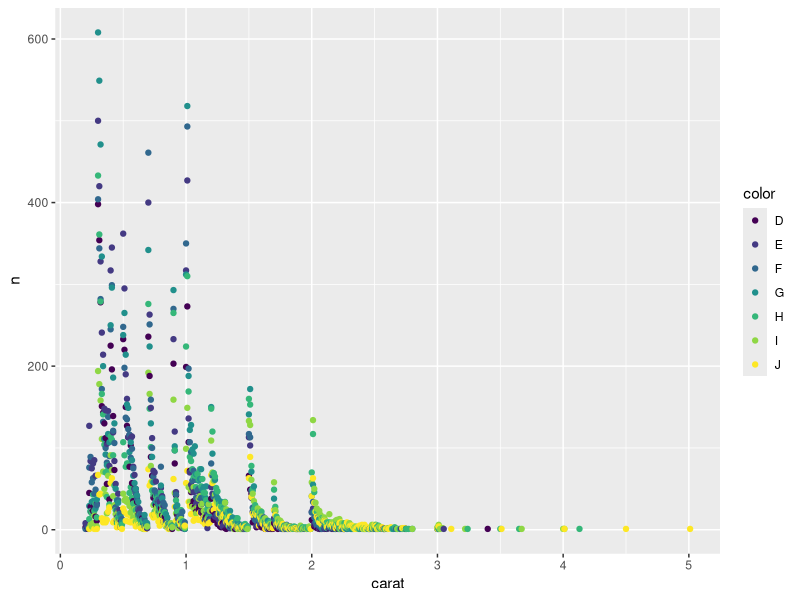
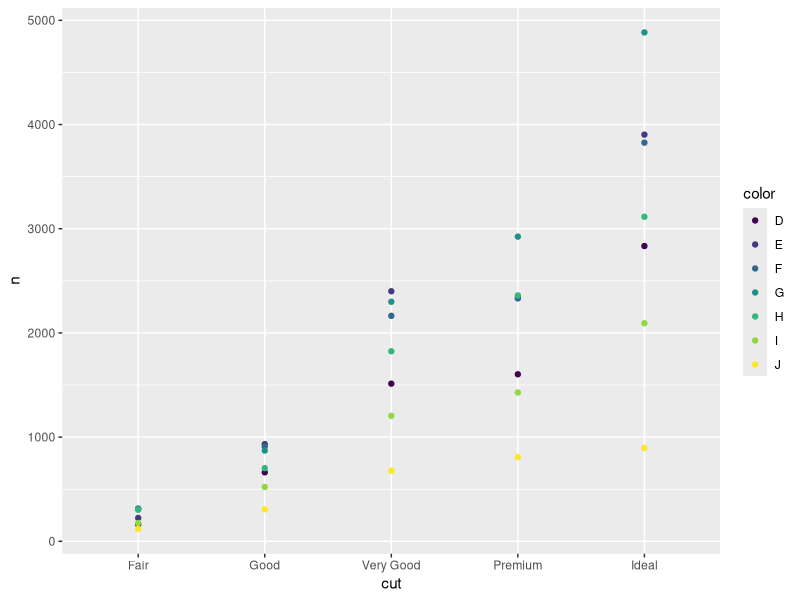

Reproduce these figures in R, in order.
## ---- chunk 1
knitr::opts_chunk$set(echo = FALSE, message = FALSE, fig.height = 3)
## ---- chunk 2
library(tidyverse)
diamonds %>% 
  count(carat, color) %>%
  ggplot(aes(carat, n, color = color))+
  geom_point()
## ---- chunk 3
diamonds %>% 
  count(cut, color) %>%
  ggplot(aes(cut, n, color = color))+
  geom_point()
